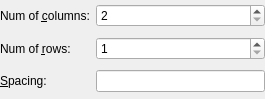
<ui version="4.0" >
 <class>TabbingDialog</class>
 <widget class="QWidget" name="TabbingDialog" >
  <property name="geometry" >
   <rect>
    <x>0</x>
    <y>0</y>
    <width>265</width>
    <height>99</height>
   </rect>
  </property>
  <layout class="QGridLayout" >
   <property name="leftMargin" >
    <number>0</number>
   </property>
   <property name="topMargin" >
    <number>0</number>
   </property>
   <property name="rightMargin" >
    <number>0</number>
   </property>
   <property name="bottomMargin" >
    <number>0</number>
   </property>
   <item row="0" column="0" >
    <widget class="QLabel" name="label" >
     <property name="text" >
      <string>Num of &amp;columns:</string>
     </property>
     <property name="buddy" >
      <cstring>m_spCols</cstring>
     </property>
    </widget>
   </item>
   <item row="0" column="1" >
    <widget class="QSpinBox" name="m_spCols" >
     <property name="minimum" >
      <number>2</number>
     </property>
    </widget>
   </item>
   <item row="1" column="0" >
    <widget class="QLabel" name="label_2" >
     <property name="text" >
      <string>Num of &amp;rows:</string>
     </property>
     <property name="buddy" >
      <cstring>m_spRows</cstring>
     </property>
    </widget>
   </item>
   <item row="1" column="1" >
    <widget class="QSpinBox" name="m_spRows" >
     <property name="minimum" >
      <number>1</number>
     </property>
    </widget>
   </item>
   <item row="2" column="0" >
    <widget class="QLabel" name="label_3" >
     <property name="text" >
      <string>&amp;Spacing:</string>
     </property>
     <property name="buddy" >
      <cstring>m_leSpacing</cstring>
     </property>
    </widget>
   </item>
   <item row="2" column="1" >
    <widget class="KLineEdit" name="m_leSpacing" />
   </item>
  </layout>
 </widget>
 <layoutfunction spacing="KDialog::spacingHint" margin="KDialog::marginHint" />
 <customwidgets>
  <customwidget>
   <class>KLineEdit</class>
   <extends>QLineEdit</extends>
   <header>klineedit.h</header>
  </customwidget>
 </customwidgets>
 <includes/>
 <resources/>
 <connections/>
</ui>
